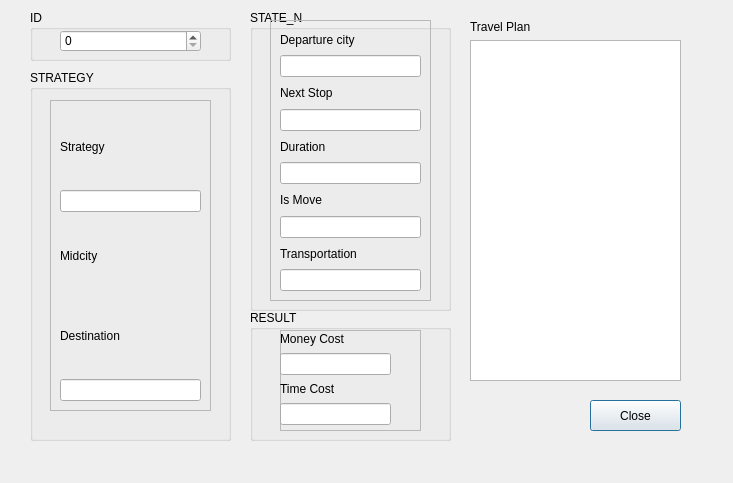
<?xml version="1.0" encoding="UTF-8"?>
<ui version="4.0">
 <class>Search</class>
 <widget class="QDialog" name="Search">
  <property name="geometry">
   <rect>
    <x>0</x>
    <y>0</y>
    <width>733</width>
    <height>483</height>
   </rect>
  </property>
  <property name="windowTitle">
   <string>Dialog</string>
  </property>
  <widget class="QGroupBox" name="groupBox">
   <property name="geometry">
    <rect>
     <x>30</x>
     <y>10</y>
     <width>201</width>
     <height>51</height>
    </rect>
   </property>
   <property name="title">
    <string>ID</string>
   </property>
   <widget class="QSpinBox" name="id">
    <property name="geometry">
     <rect>
      <x>30</x>
      <y>20</y>
      <width>141</width>
      <height>22</height>
     </rect>
    </property>
   </widget>
  </widget>
  <widget class="QGroupBox" name="groupBox_2">
   <property name="geometry">
    <rect>
     <x>250</x>
     <y>10</y>
     <width>201</width>
     <height>301</height>
    </rect>
   </property>
   <property name="title">
    <string>STATE_N</string>
   </property>
   <widget class="QFrame" name="frame">
    <property name="geometry">
     <rect>
      <x>20</x>
      <y>10</y>
      <width>161</width>
      <height>281</height>
     </rect>
    </property>
    <property name="frameShape">
     <enum>QFrame::StyledPanel</enum>
    </property>
    <property name="frameShadow">
     <enum>QFrame::Raised</enum>
    </property>
    <layout class="QVBoxLayout" name="verticalLayout">
     <item>
      <widget class="QLabel" name="label">
       <property name="text">
        <string>Departure city</string>
       </property>
      </widget>
     </item>
     <item>
      <widget class="QLineEdit" name="sn_city"/>
     </item>
     <item>
      <widget class="QLabel" name="label_2">
       <property name="text">
        <string>Next Stop</string>
       </property>
      </widget>
     </item>
     <item>
      <widget class="QLineEdit" name="sn_next"/>
     </item>
     <item>
      <widget class="QLabel" name="label_3">
       <property name="text">
        <string>Duration</string>
       </property>
      </widget>
     </item>
     <item>
      <widget class="QLineEdit" name="sn_dur"/>
     </item>
     <item>
      <widget class="QLabel" name="label_4">
       <property name="text">
        <string>Is Move</string>
       </property>
      </widget>
     </item>
     <item>
      <widget class="QLineEdit" name="sn_ismove"/>
     </item>
     <item>
      <widget class="QLabel" name="label_12">
       <property name="text">
        <string>Transportation</string>
       </property>
      </widget>
     </item>
     <item>
      <widget class="QLineEdit" name="sn_transportation"/>
     </item>
    </layout>
   </widget>
  </widget>
  <widget class="QGroupBox" name="groupBox_4">
   <property name="geometry">
    <rect>
     <x>30</x>
     <y>70</y>
     <width>201</width>
     <height>371</height>
    </rect>
   </property>
   <property name="title">
    <string>STRATEGY</string>
   </property>
   <widget class="QFrame" name="frame_3">
    <property name="geometry">
     <rect>
      <x>20</x>
      <y>30</y>
      <width>161</width>
      <height>311</height>
     </rect>
    </property>
    <property name="frameShape">
     <enum>QFrame::StyledPanel</enum>
    </property>
    <property name="frameShadow">
     <enum>QFrame::Raised</enum>
    </property>
    <layout class="QVBoxLayout" name="verticalLayout_3">
     <item>
      <widget class="QLabel" name="label_7">
       <property name="text">
        <string>Strategy</string>
       </property>
      </widget>
     </item>
     <item>
      <widget class="QLineEdit" name="strgy_strgy"/>
     </item>
     <item>
      <widget class="QLabel" name="label_8">
       <property name="text">
        <string>Midcity</string>
       </property>
      </widget>
     </item>
     <item>
      <widget class="QLabel" name="label_9">
       <property name="text">
        <string>Destination</string>
       </property>
      </widget>
     </item>
     <item>
      <widget class="QLineEdit" name="strgy_dest"/>
     </item>
    </layout>
   </widget>
  </widget>
  <widget class="QGroupBox" name="groupBox_5">
   <property name="geometry">
    <rect>
     <x>250</x>
     <y>310</y>
     <width>201</width>
     <height>131</height>
    </rect>
   </property>
   <property name="title">
    <string>RESULT</string>
   </property>
   <widget class="QFrame" name="frame_4">
    <property name="geometry">
     <rect>
      <x>30</x>
      <y>20</y>
      <width>141</width>
      <height>101</height>
     </rect>
    </property>
    <property name="frameShape">
     <enum>QFrame::StyledPanel</enum>
    </property>
    <property name="frameShadow">
     <enum>QFrame::Raised</enum>
    </property>
    <widget class="QWidget" name="layoutWidget">
     <property name="geometry">
      <rect>
       <x>0</x>
       <y>0</y>
       <width>111</width>
       <height>95</height>
      </rect>
     </property>
     <layout class="QVBoxLayout" name="verticalLayout_2">
      <item>
       <widget class="QLabel" name="label_10">
        <property name="text">
         <string>Money Cost</string>
        </property>
       </widget>
      </item>
      <item>
       <widget class="QLineEdit" name="res_cost_money"/>
      </item>
      <item>
       <widget class="QLabel" name="label_5">
        <property name="text">
         <string>Time Cost</string>
        </property>
       </widget>
      </item>
      <item>
       <widget class="QLineEdit" name="res_cost_time"/>
      </item>
     </layout>
    </widget>
   </widget>
  </widget>
  <widget class="QPushButton" name="closeButton">
   <property name="geometry">
    <rect>
     <x>590</x>
     <y>400</y>
     <width>91</width>
     <height>31</height>
    </rect>
   </property>
   <property name="text">
    <string>Close</string>
   </property>
  </widget>
  <widget class="QWidget" name="layoutWidget">
   <property name="geometry">
    <rect>
     <x>470</x>
     <y>20</y>
     <width>211</width>
     <height>361</height>
    </rect>
   </property>
   <layout class="QVBoxLayout" name="verticalLayout_5">
    <item>
     <widget class="QLabel" name="label_11">
      <property name="text">
       <string>Travel Plan</string>
      </property>
     </widget>
    </item>
    <item>
     <widget class="QTextBrowser" name="res_plan"/>
    </item>
   </layout>
  </widget>
  <zorder>layoutWidget</zorder>
  <zorder>groupBox</zorder>
  <zorder>groupBox_2</zorder>
  <zorder>groupBox_4</zorder>
  <zorder>groupBox_5</zorder>
  <zorder>closeButton</zorder>
 </widget>
 <resources/>
 <connections/>
</ui>
